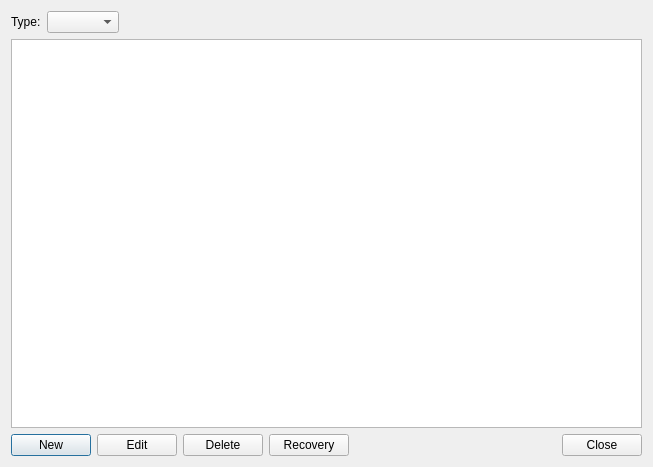
<?xml version="1.0" encoding="UTF-8"?>
<ui version="4.0">
 <class>listAttribute</class>
 <widget class="QDialog" name="listAttribute">
  <property name="geometry">
   <rect>
    <x>0</x>
    <y>0</y>
    <width>653</width>
    <height>467</height>
   </rect>
  </property>
  <property name="windowTitle">
   <string>Dialog</string>
  </property>
  <layout class="QVBoxLayout" name="verticalLayout">
   <item>
    <layout class="QHBoxLayout" name="horizontalLayout_3">
     <item>
      <widget class="QLabel" name="label">
       <property name="text">
        <string>Type:</string>
       </property>
      </widget>
     </item>
     <item>
      <widget class="LComboBox" name="typeBox"/>
     </item>
     <item>
      <spacer name="horizontalSpacer_2">
       <property name="orientation">
        <enum>Qt::Horizontal</enum>
       </property>
       <property name="sizeHint" stdset="0">
        <size>
         <width>40</width>
         <height>20</height>
        </size>
       </property>
      </spacer>
     </item>
    </layout>
   </item>
   <item>
    <widget class="QTableView" name="tableView"/>
   </item>
   <item>
    <layout class="QHBoxLayout" name="horizontalLayout">
     <item>
      <widget class="QPushButton" name="newButton">
       <property name="text">
        <string>New</string>
       </property>
      </widget>
     </item>
     <item>
      <widget class="QPushButton" name="editButton">
       <property name="text">
        <string>Edit</string>
       </property>
      </widget>
     </item>
     <item>
      <widget class="QPushButton" name="deleteButton">
       <property name="text">
        <string>Delete</string>
       </property>
      </widget>
     </item>
     <item>
      <widget class="QPushButton" name="recoverButton">
       <property name="text">
        <string>Recovery</string>
       </property>
      </widget>
     </item>
     <item>
      <spacer name="horizontalSpacer_3">
       <property name="orientation">
        <enum>Qt::Horizontal</enum>
       </property>
       <property name="sizeHint" stdset="0">
        <size>
         <width>40</width>
         <height>20</height>
        </size>
       </property>
      </spacer>
     </item>
     <item>
      <widget class="QPushButton" name="closeButton">
       <property name="text">
        <string>Close</string>
       </property>
      </widget>
     </item>
    </layout>
   </item>
  </layout>
 </widget>
 <customwidgets>
  <customwidget>
   <class>LComboBox</class>
   <extends>QComboBox</extends>
   <header location="global">lcombobox.h</header>
  </customwidget>
 </customwidgets>
 <resources/>
 <connections/>
</ui>
